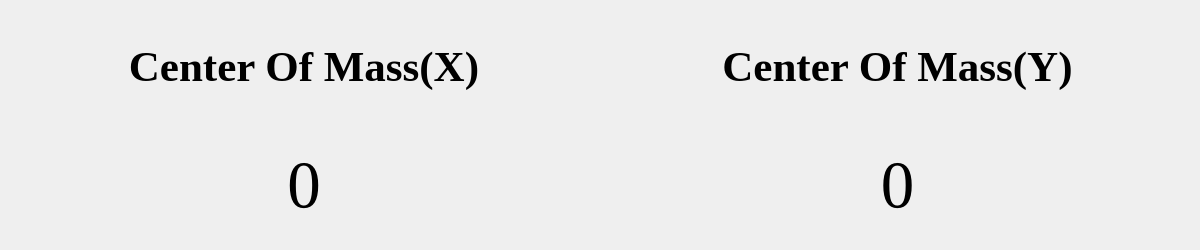
              <widget class="QWidget" name="tab_3">
               <attribute name="title">
                <string>Body</string>
               </attribute>
               <widget class="QWidget" name="horizontalLayoutWidget_8">
                <property name="geometry">
                 <rect>
                  <x>10</x>
                  <y>10</y>
                  <width>1181</width>
                  <height>231</height>
                 </rect>
                </property>
                <layout class="QHBoxLayout" name="horizontalLayout_14">
                 <item>
                  <layout class="QVBoxLayout" name="verticalLayout_32">
                   <item>
                    <widget class="QLabel" name="label_50">
                     <property name="font">
                      <font>
                       <family>Times New Roman</family>
                       <pointsize>32</pointsize>
                       <weight>75</weight>
                       <bold>true</bold>
                      </font>
                     </property>
                     <property name="text">
                      <string>Center Of Mass(X)</string>
                     </property>
                     <property name="alignment">
                      <set>Qt::AlignCenter</set>
                     </property>
                    </widget>
                   </item>
                   <item>
                    <widget class="QLabel" name="label_51">
                     <property name="font">
                      <font>
                       <family>Times New Roman</family>
                       <pointsize>50</pointsize>
                      </font>
                     </property>
                     <property name="text">
                      <string>0</string>
                     </property>
                     <property name="alignment">
                      <set>Qt::AlignCenter</set>
                     </property>
                    </widget>
                   </item>
                  </layout>
                 </item>
                 <item>
                  <layout class="QVBoxLayout" name="verticalLayout_33">
                   <item>
                    <widget class="QLabel" name="label_86">
                     <property name="font">
                      <font>
                       <family>Times New Roman</family>
                       <pointsize>32</pointsize>
                       <weight>75</weight>
                       <bold>true</bold>
                      </font>
                     </property>
                     <property name="text">
                      <string>Center Of Mass(Y)</string>
                     </property>
                     <property name="alignment">
                      <set>Qt::AlignCenter</set>
                     </property>
                    </widget>
                   </item>
                   <item>
                    <widget class="QLabel" name="label_87">
                     <property name="font">
                      <font>
                       <family>Times New Roman</family>
                       <pointsize>50</pointsize>
                      </font>
                     </property>
                     <property name="text">
                      <string>0</string>
                     </property>
                     <property name="alignment">
                      <set>Qt::AlignCenter</set>
                     </property>
                    </widget>
                   </item>
                  </layout>
                 </item>
                </layout>
               </widget>
              </widget>
